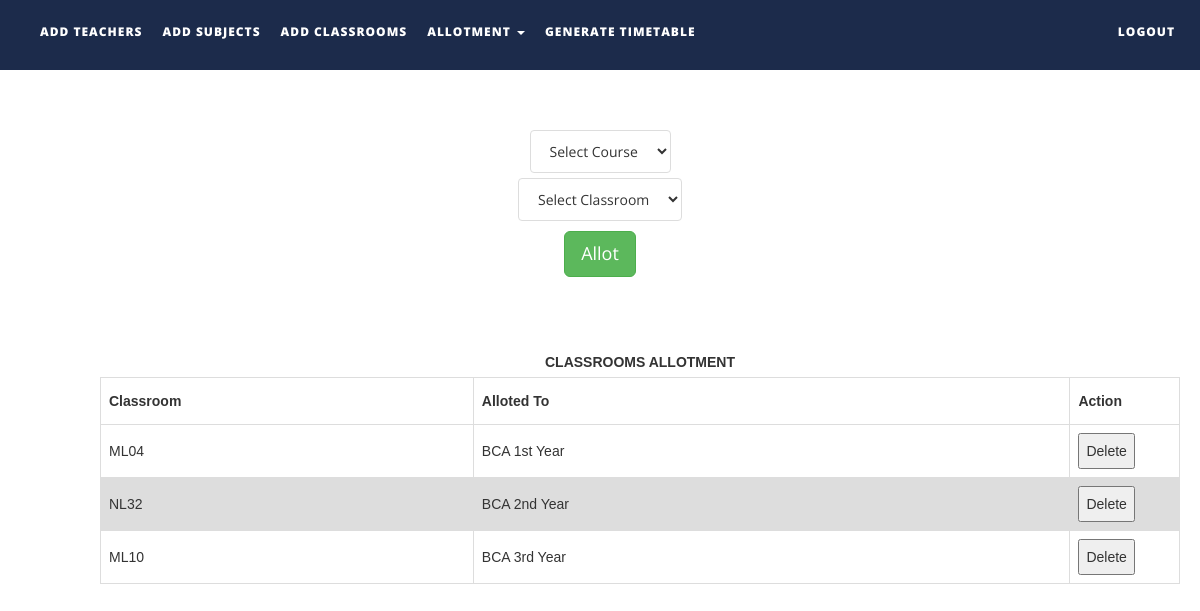
Page /files/allotclasses.php on the committed database.
### tables this page shows
CREATE TABLE `classrooms` (
  `name` varchar(30) NOT NULL,
  `status` int(1) NOT NULL
);

### files/allotclasses.php (the view, shortened to what this page needs)
<!DOCTYPE html>
<html xmlns="http://www.w3.org/1999/xhtml">
<head>
    <link href="assets/css/bootstrap.css" rel="stylesheet"/>
    <link href="assets/css/font-awesome.min.css" rel="stylesheet"/>
    <link href="assets/css/flexslider.css" rel="stylesheet"/>
    <link href="assets/css/style.css" rel="stylesheet"/>
</head>
<body>
<div class="navbar navbar-inverse navbar-fixed-top " id="menu">
    <div class="container">
        <div class="navbar-collapse collapse move-me">
            <ul class="nav navbar-nav navbar-left">
                <li><a href="addteachers.php">ADD TEACHERS</a></li>
                <li><a href="addsubjects.php">ADD SUBJECTS</a></li>
                <li><a href="addclassrooms.php">ADD CLASSROOMS</a></li>
                <li class="dropdown"><a class="dropdown-toggle" data-toggle="dropdown" aria-expanded="false">ALLOTMENT
                        <span class="caret"></span></a>
                </li>
                <li><a href="generatetimetable.php">GENERATE TIMETABLE</a></li>
            </ul>
            <ul class="nav navbar-nav navbar-right">
                <li><a href="index.php">LOGOUT</a></li>
            </ul>
        </div>
    </div>
</div>
<br>
<form action="allotclasses.php" method="post" style="margin-top: 100px">
    <div align="center">
        <select name="course" class="list-group-item">
            <option selected disabled>Select Course</option>
        </select>
    </div>
    <div align="center" style="margin-top: 5px">
        <select name="in_class" class="list-group-item">
            <?php
            $q = mysqli_query(mysqli_connect("localhost", "root", "", "ttms"),
                "SELECT * FROM classrooms");
            $row_count = mysqli_num_rows($q);
            if ($row_count) {
                $mystring = '
             <option selected disabled>Select Classroom</option>';
                while ($row = mysqli_fetch_assoc($q)) {
                    if ($row['status'] != 0)
                        continue;
                    $mystring .= '<option value="' . $row['name'] . '">' . $row['name'] . '</option>';
                }
                echo $mystring;
            }
            ?>
        </select>
    </div>
    <div align="center" style="margin-top: 10px;">
        <button type="submit" class="btn btn-success btn-lg">Allot</button>
    </div>
</form>
<div align="center">
    <table id=allotedclassroomstable>
        <caption><strong>CLASSROOMS ALLOTMENT</strong></caption>
        <tr>
            <th width="250">Classroom</th>
            <th width="400">Alloted To</th>
            <th width="60">Action</th>
        </tr>
        <tbody>
        <?php
        $q = mysqli_query(mysqli_connect("localhost", "root", "", "ttms"),
            "SELECT * FROM classrooms ");
        $courses = array('BCA 2nd Year', 'BCA 3rd Year', 'BCA 1st Year');
        while ($row = mysqli_fetch_assoc($q)) {
            echo "<tr><td>{$row['name']}</td>
                    <td>{$courses[$row['status']-2]}</td>
                <td><button>Delete</button></td>
                    </tr>\n";
        }
        ?>
        </tbody>
    </table>
</div>
</body>
</html>

### files/assets/css/style.css (style rules this page uses)
#menu { background-color: rgba(28, 43, 75, 1); color: #fff; font-size: 12px; font-weight: 900; letter-spacing: 1px; min-height: 70px; }
.navbar-inverse { border-color: transparent; }
.navbar-inverse .navbar-nav > li > a, .navbar-inverse .navbar-nav > li > a:hover { color: #FFF; padding: 22px 10px; }

### files/allotclasses.php (style rules this page uses)
table { margin-top: 70px; margin-bottom: 50px; font-family: arial, sans-serif; border-collapse: collapse; margin-left: 80px; width: 90%; }
td, th { border: 1px solid #dddddd; text-align: left; padding: 8px; }
tr:nth-child(even) { background-color: #dddddd; }

### rows in the picture
classrooms: name "ML04", status "BCA 1st Year"
classrooms: name "NL32", status "BCA 2nd Year"
classrooms: name "ML10", status "BCA 3rd Year"
